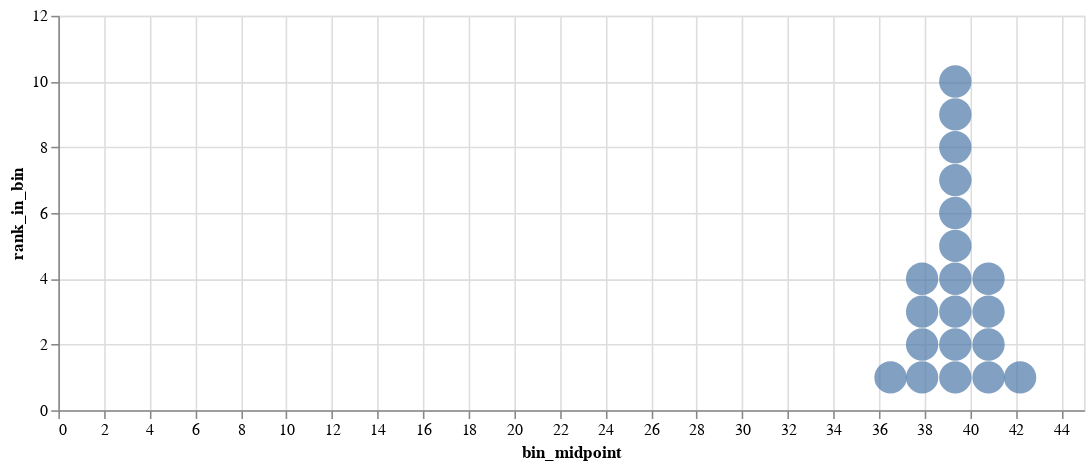

Notebook source saved alongside this figure:
### Markdown cell above
### Question 2.3.1 Construct a 20-dot quantile dotplot for the mean of pickups (5 points)

Construct a 20-dot quantile dotplot for the mean of pickups. Adjust the binning step size, circle size, and/or chart size to achieve a closely-packed quantile dotplot like the 50-dot dotplot above. It is typically also necessary to adjust the step size in the binning (`alt.BinParams(step=XXX)`), the size of the circles (`mark_circle(size=XXX)`) and/or the width and height of the plot (`properties(width=XXX, height=YYY)`) to achieve good-looking dotplots.

### Code cell
# YOUR CODE HERE
# raise NotImplementedError()

df = pd.DataFrame({
    "x": stats.t.ppf(ppoints(20), len(pickups_df) - 1, pickups_mean, pickups_se)
})

alt.Chart(df).transform_bin(
    field="x",
    as_="bin",
    bin=alt.BinParams(step=1.75)
).transform_window(
    rank_in_bin="rank()",
    groupby=["bin"]
).transform_joinaggregate(
    bin_midpoint="median(x)",
    groupby=["bin"]
).mark_circle(size=420).encode(
    x="bin_midpoint:Q",
    y=alt.Y("rank_in_bin:Q", scale=alt.Scale(domain=(0, 12)))
).properties(width=650, height=250)

### Figure 1 — Vega-Lite specification as saved in the notebook (floating-point values rounded to 4 significant figures)
{"config": {"view": {"continuousWidth": 400, "continuousHeight": 300}}, "data": {"name": "data-7a3295607ecf691b7108c90367f725c6"}, "mark": {"type": "circle", "size": 420}, "encoding": {"x": {"type": "quantitative", "field": "bin_midpoint"}, "y": {"type": "quantitative", "field": "rank_in_bin", "scale": {"domain": [0, 12]}}}, "height": 250, "transform": [{"bin": {"step": 1.75}, "field": "x", "as": "bin"}, {"window": [{"op": "rank", "field": "", "as": "rank_in_bin"}], "groupby": ["bin"]}, {"joinaggregate": [{"op": "median", "field": "x", "as": "bin_midpoint"}], "groupby": ["bin"]}], "width": 650, "$schema": "https://vega.github.io/schema/vega-lite/v4.8.1.json", "datasets": {"data-7a3295607ecf691b7108c90367f725c6": [{"x": 36.51}, {"x": 37.31}, {"x": 37.74}, {"x": 38.05}, {"x": 38.3}, {"x": 38.52}, {"x": 38.72}, {"x": 38.91}, {"x": 39.09}, {"x": 39.26}, {"x": 39.44}, {"x": 39.61}, {"x": 39.79}, {"x": 39.98}, {"x": 40.18}, {"x": 40.4}, {"x": 40.65}, {"x": 40.96}, {"x": 41.39}, {"x": 42.19}]}}
